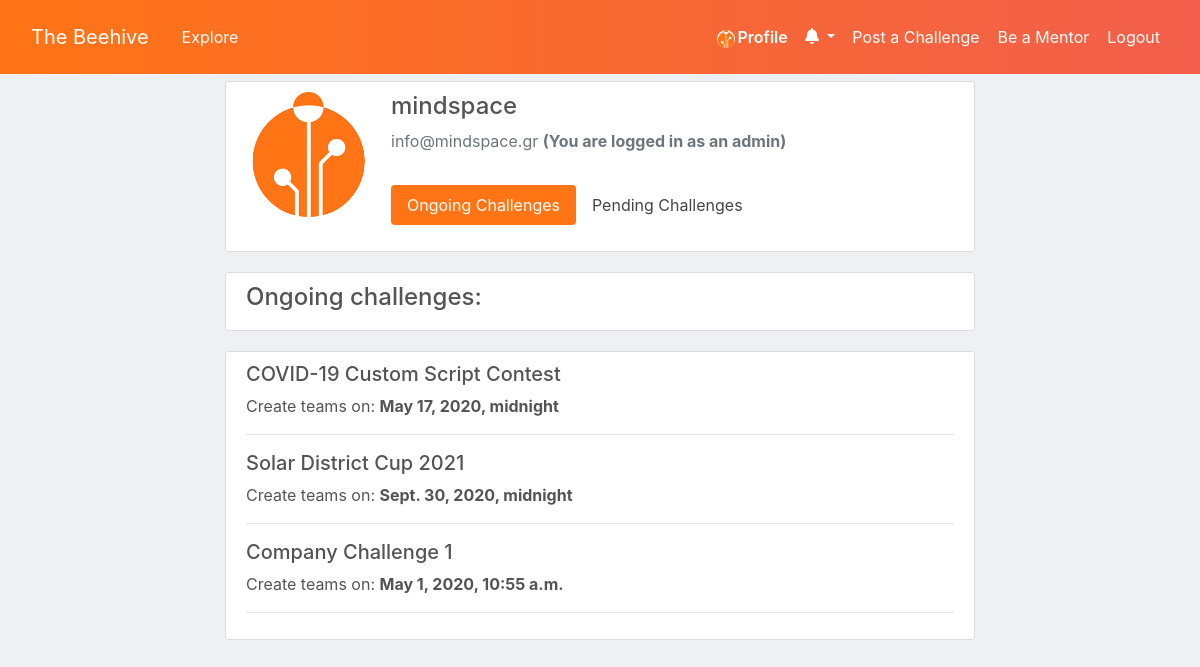
The page /profile/ (signed in) on the database as committed earlier.
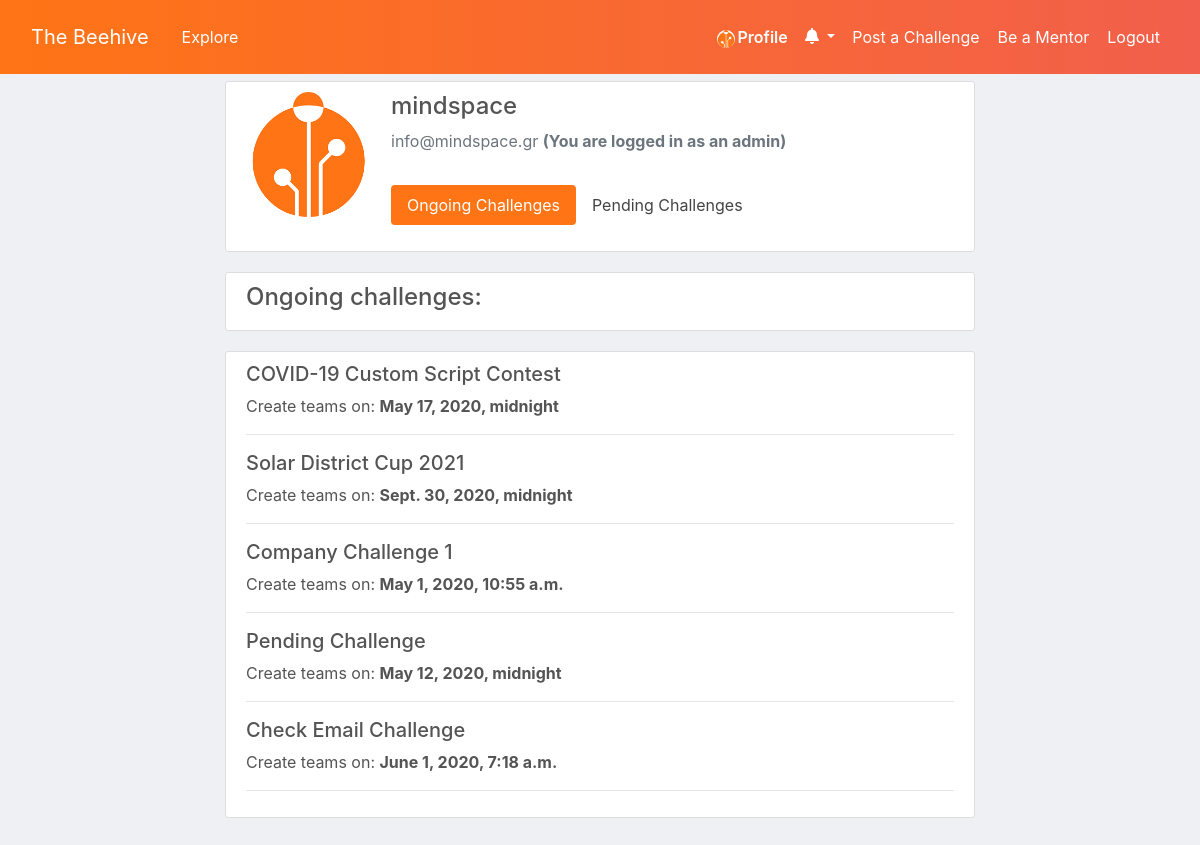
The same page on the database as committed later.
### challenges/models.py (models this page shows, shortened)
class Challenge(models.Model):
    SOFTWARE = 'SW'
    DESIGN = 'DE'
    HARDWARE = 'HW'
    SCIENCE = 'SC'
    MARKETING = 'MA'
    OTHER = 'OT'
    CATEGORY_CHOICES = [
        (SOFTWARE, 'Programming'),
        (DESIGN, 'Design'),
        (HARDWARE, 'Hardware'),
        (SCIENCE, 'Science'),
        (MARKETING, 'Marketing'),
        (OTHER, 'Other'),
    ]
    name = models.CharField(max_length=30)
    assignor = models.ForeignKey(User, blank=True, null=True, on_delete=models.CASCADE, related_name='owned_challenges')
    description_small = models.TextField()
    description_small_final = models.TextField(blank=True)
    description_large = models.TextField()
    description_large_final = models.TextField(blank=True)
    assignor_website = models.URLField()
    due_date = models.DateTimeField(null=True, blank=True)
    apply_until_date = models.DateTimeField(null=True, blank=True)
    date_posted = models.DateTimeField(default=timezone.now)
    applicants = models.ManyToManyField(User, blank=True, related_name='challenges')
    admitted = models.BooleanField(default=False, blank=True)
    contact_person_full_name = models.CharField(max_length=50, null=True)
    contact_person_email = models.EmailField(null=True)
    cover_image = models.ImageField(default='default_challenge.jpg', upload_to='challenge_pics')
    prize = models.CharField(max_length=50)
    category = models.CharField(max_length=2, choices=CATEGORY_CHOICES, default=OTHER)

### users/views.py (the view, shortened to what this page needs)
# urls.py: path('profile/', user_views.profile, name='profile'),
@login_required
def profile(request):
    if request.user.is_superuser:
        form = TeamCreateForm()
        challenge_form = Challenge_Verify_Form()
        return render(request, 'users/profile_admin.html', {'pitch_list': Challenge_Initial_Pitch.objects.all(), 'teams_list': Team.objects.all(), 'challenge_list': Challenge.objects.all(), 'form': form, 'challenge_form':challenge_form, 'tz': timezone.now(), 'title': "Profile"  })

### challenges/context_processors.py (called while the page is built)
def notification_context(request):
    if request.user.is_anonymous:
        return {}
    n = Notifications.objects.filter(recipient=request.user).order_by('-timestamp')
    return {
        'notification': n,
    }

### users/models.py (called while the page is built)
    def __str__(self):
        count = 1
        for team in self.challenge.challenge_teams.all():
            if team.id != self.id:
                count += 1
            else:
                break
        return f'Team {count}'

### users/templates/users/profile_admin.html (shortened to what this page needs)
{% extends "base.html" %}
{% load crispy_forms_tags %}
{% block content %}
<div class='col-md-8 mx-auto'>
  <div class="content-section">
    <div class="media">
      <img class="rounded-circle account-img" src="{{ user.profile.image.url }}">
      <div class="media-body">
        <h4 class="account-heading">{{ user.username }}</h4>
        <p class="text-secondary">{{ user.email }}{% if user.is_superuser %}            <b>   (You are logged in as an admin)</b>{% endif %}</p>
        <ul class="nav nav-pills py-3" id="pills-tab" role="tablist">
          <li class="nav-item">
            <a class="nav-link active" id="pills-ongoing-challenges-tab" data-toggle="pill" href="#pills-ongoing-challenges" role="tab" aria-controls="ongoing-challenges" aria-selected="true">Ongoing Challenges</a>
          </li>
          <li class="nav-item">
            <a class="nav-link" id="pills-pending-challenges-tab" data-toggle="pill" href="#pills-pending-challenges" role="tab" aria-controls="pills-pending-challenges" aria-selected="false">Pending Challenges</a>
          </li>
        </ul>
      </div>
    </div>
  </div>
<div class="tab-content pb-5" id="pills-tabContent">
<div class="tab-pane fade show active" id="pills-ongoing-challenges" role="tabpanel" aria-labelledby="pills-ongoing-challenges-tab">
  <div class="media content-section">
    <div class="media-body">
  <h4>Ongoing challenges:</h4>
      </div>
    </div>
  <div class="panel-group content-section" id="accordion">
    {% for challenge in challenge_list %}
    {% if challenge.admitted %}
    <div class="panel panel-default">
      <div class="panel-heading">
        <h5 class="panel-title">
          <a class='vol_link' data-toggle="collapse" href="#{{ challenge.id }}">
          {{ challenge.name }}</a></h5> Create teams on: <b>{{ challenge.apply_until_date }}</b>
        <hr>
      </div>
    </div>
    {% endif %}
    {% endfor %}
  </div>
</div>
</div>
</div>
{% endblock %}

Rows that differ between the two databases and show on the page:
now on this page (row edited): Challenge: name "Pending Challenge", apply_until_date "May 12, 2020, midnight"
added Challenge: name "Check Email Challenge", apply_until_date "June 1, 2020, 7:18 a.m."
